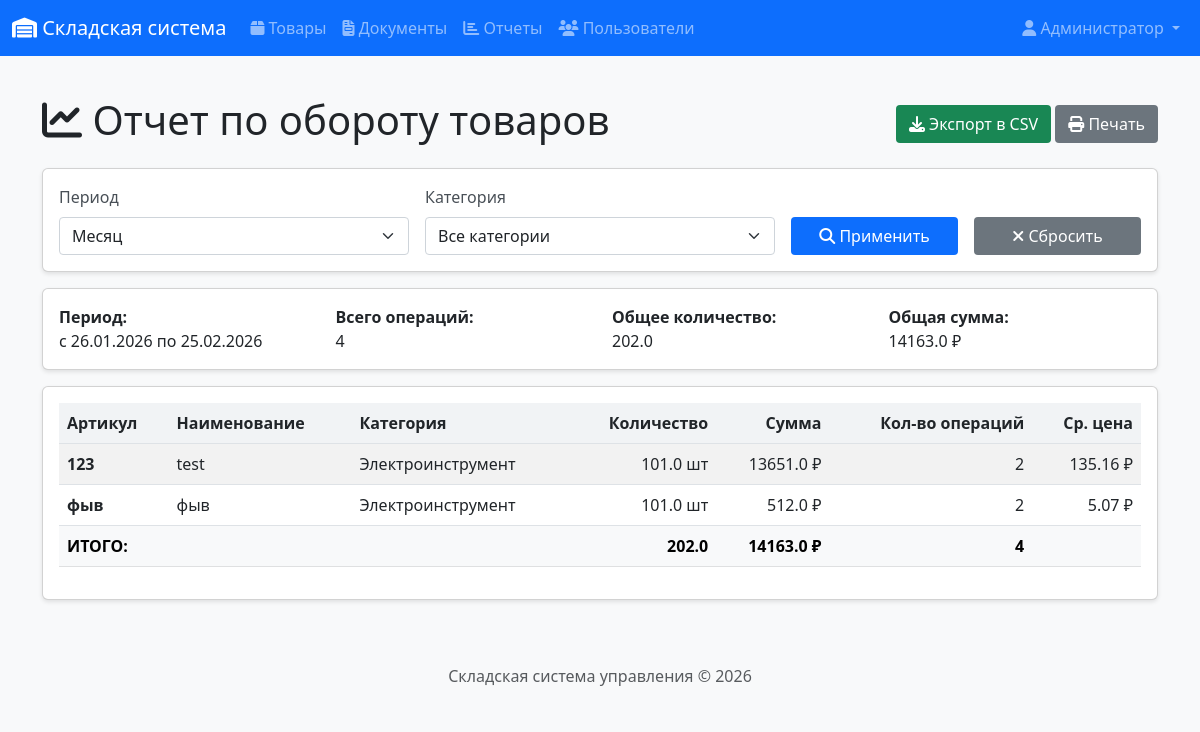
Before: /reports/turnover (signed in) with the older database file.
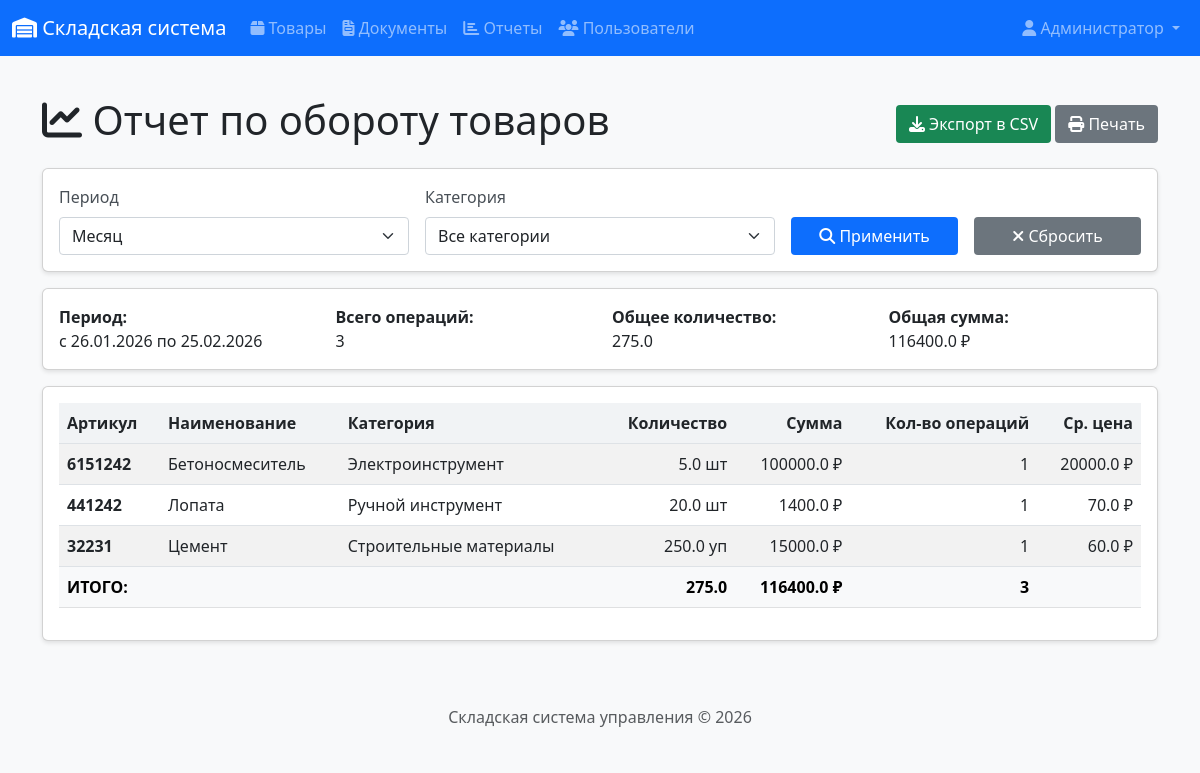
After: the same page with the newer database file.
### app/models.py (models this page shows, shortened)
class Product(db.Model):
    __tablename__ = 'products'
    id = db.Column(db.Integer, primary_key=True)
    article = db.Column(db.String(50), unique=True, nullable=False)
    name = db.Column(db.String(200), nullable=False)
    unit = db.Column(db.String(20), nullable=False, default='шт')  # шт, кг, м
    price = db.Column(db.Numeric(10, 2), nullable=False, default=0)
    category_id = db.Column(db.Integer, db.ForeignKey('categories.id'))
    supplier_id = db.Column(db.Integer, db.ForeignKey('suppliers.id'))
    created_at = db.Column(db.DateTime, default=datetime.utcnow)
    updated_at = db.Column(db.DateTime, default=datetime.utcnow, onupdate=datetime.utcnow)
    balances = db.relationship('StockBalance', backref='product', lazy='dynamic')
    document_items = db.relationship('DocumentItem', backref='product', lazy='dynamic')

### app/routes/reports.py (the view)
@bp.route('/turnover')
@login_required
def turnover_report():
    period = request.args.get('period', 'month')  # week, month, quarter, year
    category_id = request.args.get('category_id', 0, type=int)
    today = datetime.now().date()
    if period == 'week':
        start_date = today - timedelta(days=7)
    elif period == 'month':
        start_date = today - timedelta(days=30)
    elif period == 'quarter':
        start_date = today - timedelta(days=90)
    elif period == 'year':
        start_date = today - timedelta(days=365)
    else:
        start_date = today - timedelta(days=30)
    query = db.session.query(
        Product.id,
        Product.article,
        Product.name,
        Category.name.label('category_name'),
        Product.unit,
        func.sum(DocumentItem.quantity).label('total_quantity'),
        func.sum(DocumentItem.quantity * DocumentItem.price).label('total_sum'),
        func.count(DocumentItem.id).label('operations_count')
    ).join(DocumentItem, Product.id == DocumentItem.product_id
    ).join(Document, DocumentItem.document_id == Document.id
    ).join(Category, Product.category_id == Category.id, isouter=True
    ).filter(Document.doc_date >= start_date
    ).filter(Document.status == 'posted'  # Только проведенные
    )
    if category_id:
        query = query.filter(Product.category_id == category_id)
    query = query.group_by(Product.id, Category.name).order_by(Product.name)
    report_data = []
    for row in query.all():
        report_data.append({
            'id': row.id,
            'article': row.article,
            'name': row.name,
            'category': row.category_name or '-',
            'unit': row.unit,
            'total_quantity': float(row.total_quantity or 0),
            'total_sum': float(row.total_sum or 0),
            'operations_count': row.operations_count
        })
    categories = Category.query.all()
    total_operations = sum(item['operations_count'] for item in report_data)
    total_quantity = sum(item['total_quantity'] for item in report_data)
    total_sum = sum(item['total_sum'] for item in report_data)
    return render_template('reports/turnover.html',
                          title='Отчет по обороту',
                          report_data=report_data,
                          categories=categories,
                          selected_category=category_id,
                          period=period,
                          start_date=start_date,
                          total_operations=total_operations,
                          total_quantity=total_quantity,
                          total_sum=total_sum,
                          generated_at=datetime.now())

### app/__init__.py (called while the page is built)
@login_manager.user_loader
def load_user(user_id):
    from app.models import User
    return User.query.get(int(user_id))

### app/models.py (called while the page is built)
    def is_admin(self):
        return self.role == 'admin'

### app/templates/reports/turnover.html (shortened to what the changed rows need)
{% extends "base.html" %}
{% block content %}
<div class="d-flex justify-content-between align-items-center mb-3">
    <h1><i class="fas fa-chart-line"></i> Отчет по обороту товаров</h1>
</div>
<div class="card mb-3">
    <div class="card-body">
        <div class="row">
            <div class="col-md-3">
                <strong>Период:</strong><br>
                с {{ start_date.strftime('%d.%m.%Y') }} по {{ generated_at.strftime('%d.%m.%Y') }}
            </div>
            <div class="col-md-3">
                <strong>Всего операций:</strong><br>
                {{ total_operations }}
            </div>
            <div class="col-md-3">
                <strong>Общее количество:</strong><br>
                {{ total_quantity|round(2) }}
            </div>
            <div class="col-md-3">
                <strong>Общая сумма:</strong><br>
                {{ total_sum|round(2) }} ₽
            </div>
        </div>
    </div>
</div>
<div class="card">
    <div class="card-body">
        <div class="table-responsive">
            <table class="table table-striped table-hover">
                <thead>
                    <tr>
                        <th>Артикул</th>
                        <th>Наименование</th>
                        <th>Категория</th>
                        <th class="text-end">Количество</th>
                        <th class="text-end">Сумма</th>
                        <th class="text-end">Кол-во операций</th>
                        <th class="text-end">Ср. цена</th>
                    </tr>
                </thead>
                <tbody>
                    {% for item in report_data %}
                    <tr>
                        <td><strong>{{ item.article }}</strong></td>
                        <td>{{ item.name }}</td>
                        <td>{{ item.category }}</td>
                        <td class="text-end">{{ item.total_quantity|round(2) }} {{ item.unit }}</td>
                        <td class="text-end">{{ item.total_sum|round(2) }} ₽</td>
                        <td class="text-end">{{ item.operations_count }}</td>
                        <td class="text-end">
                            {% if item.total_quantity > 0 %}
                                {{ (item.total_sum / item.total_quantity)|round(2) }} ₽
                            {% else %}
                                0.00 ₽
                            {% endif %}
                        </td>
                    </tr>
                    {% endfor %}
                </tbody>
                <tfoot class="table-light fw-bold">
                    <tr>
                        <td colspan="3">ИТОГО:</td>
                        <td class="text-end">{{ total_quantity|round(2) }}</td>
                        <td class="text-end">{{ total_sum|round(2) }} ₽</td>
                        <td class="text-end">{{ total_operations }}</td>
                        <td class="text-end"></td>
                    </tr>
                </tfoot>
            </table>
        </div>
    </div>
</div>
{% endblock %}

Changed rows visible on the page:
removed Product: article "123", name "test", category "Электроинструмент", total_quantity "101.0", unit "шт", total_sum "13651.0", operations_count "2", total_sum "135.16"
removed Product: article "фыв", name "фыв", category "Электроинструмент", total_quantity "101.0", unit "шт", total_sum "512.0", operations_count "2", total_sum "5.07"
added Product: article "6151242", name "Бетоносмеситель", category "Электроинструмент", total_quantity "5.0", unit "шт", total_sum "100000.0", operations_count "1", total_sum "20000.0"
added Product: article "441242", name "Лопата", category "Ручной инструмент", total_quantity "20.0", unit "шт", total_sum "1400.0", operations_count "1", total_sum "70.0"
added Product: article "32231", name "Цемент", category "Строительные материалы", total_quantity "250.0", unit "уп", total_sum "15000.0", operations_count "1", total_sum "60.0"
Other visible differences:
{{ total_operations }}: "4" → "3"
{{ total_quantity|round(2) }}: "202.0" → "275.0"
{{ total_sum|round(2) }}: "14163.0" → "116400.0"
